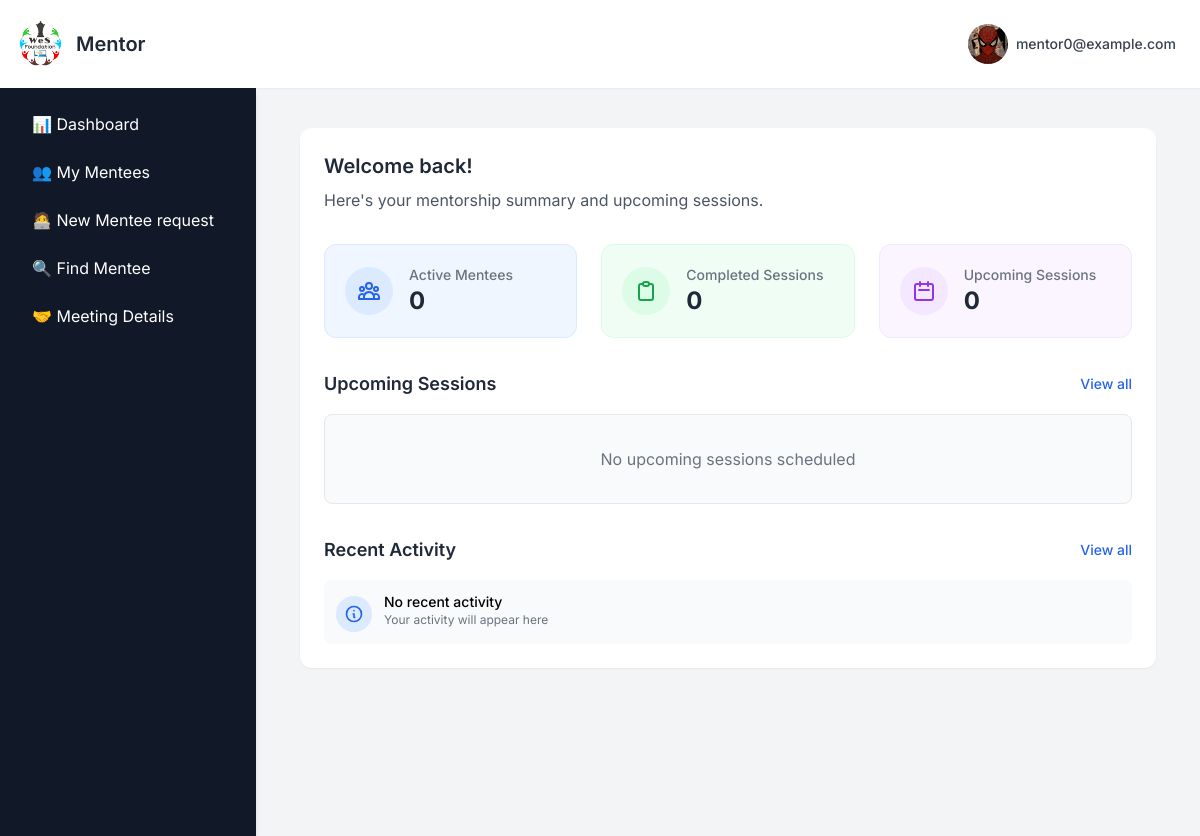
The page /mentordashboard (signed in) on the database its author committed.
### app.py (models this page shows, shortened)
class MentorProfile(db.Model):
    __tablename__="mentor_profile"
    id = db.Column(db.Integer, primary_key=True)
    user_id= db.Column(db.Integer, db.ForeignKey("signup_details.id"),nullable=False)
    profession = db.Column(db.String(100))
    skills = db.Column(db.Text)  # New field - comma separated skills
    role = db.Column(db.String(100))  # New field - job role/position
    industry_sector = db.Column(db.String(100))  # New field - industry/sector
    organisation = db.Column(db.String(150))
    years_of_experience = db.Column(db.String(100))
    whatsapp = db.Column(db.String(20))
    location = db.Column(db.String(100))  # New field - country
    education = db.Column(db.String(150))
    language = db.Column(db.String(100))  # Can store multiple languages comma separated
    linkedin_link = db.Column(db.String(200))  # New field
    github_link = db.Column(db.String(200))  # New field
    portfolio_link = db.Column(db.String(200))  # New field
    other_social_link = db.Column(db.String(200))
    mentorship_topics = db.Column(db.Text)  # New field - topics they can mentor on
    mentorship_type_preference = db.Column(db.String(200))  # New field - school, women, etc.
    preferred_communication = db.Column(db.String(100))  # online, offline, hybrid
    availability = db.Column(db.String(100))
    connect_frequency = db.Column(db.String(100))
    preferred_duration = db.Column(db.String(100))  # New field - 1 month, 6 months, etc.
    why_mentor = db.Column(db.Text)  # Changed from "why become mentor" to "why mentor"
    mentorship_philosophy = db.Column(db.Text)  # New field
    mentorship_motto = db.Column(db.String(300))  # New field
    additional_info = db.Column(db.Text)
    profile_picture = db.Column(db.String(100))
    status = db.Column(db.String(20), default="pending")

class User(db.Model):
    __tablename__ = "signup_details"
    id = db.Column(db.Integer, primary_key=True)
    name = db.Column(db.String(100), nullable=False)
    email = db.Column(db.String(100), unique=True, nullable=False)
    password = db.Column(db.String(200), nullable=False)   # length thoda bada
    user_type = db.Column(db.String(10), nullable=False)
    mentor_profile = db.relationship("MentorProfile", backref="user", uselist=False)

### app.py (the view, shortened to what this page needs)
@app.route("/mentordashboard", methods=["GET", "POST"])
def mentordashboard():
    if "email" not in session or session.get("user_type") != "1":  # Only mentors
        return redirect(url_for("signin"))
    mentor_id = session.get("user_id")
    user = User.query.filter_by(email=session["email"]).first()
    profile_complete = check_profile_complete(user.id, "1")
    mentor = User.query.filter_by(email=session["email"]).first()
    if not mentor:
            flash("Mentor profile not found.", "error")
            return redirect(url_for("signin"))
    incoming_requests = MentorshipRequest.query.filter_by(
            mentor_id=mentor.id
        ).all()
    all_mentees = MenteeProfile.query.all()
    streams = [row.stream for row in MenteeProfile.query.with_entities(MenteeProfile.stream).distinct() if row.stream]
    schools = [row.school_college_name for row in MenteeProfile.query.with_entities(MenteeProfile.school_college_name).distinct() if row.school_college_name]
    goals = [row.goal for row in MenteeProfile.query.with_entities(MenteeProfile.goal).distinct() if row.goal]
    example_mentee = None
    if incoming_requests and incoming_requests[0].mentee:
            example_mentee = incoming_requests[0].mentee
    mentor_info = {
            "full_name": mentor.name,
            "username": mentor.email,
            "date_time": datetime.now().strftime("%d-%m-%Y %H:%M:%S")
        }
    query = MenteeProfile.query.join(User, MenteeProfile.user_id == User.id)
    search_query = request.args.get("search", "").lower()
    stream_filter = request.args.get("stream", "")
    school_filter = request.args.get("school", "")
    goal_filter = request.args.get("goal", "")
    if stream_filter:
        query = query.filter(MenteeProfile.stream == stream_filter)
    if school_filter:
        query = query.filter(MenteeProfile.school_college_name == school_filter)
    if goal_filter:
        query = query.filter(MenteeProfile.goal == goal_filter)
    all_mentees = query.all()
    streams = sorted({m.stream for m in MenteeProfile.query.distinct() if m.stream})
    schools = sorted({m.school_college_name for m in MenteeProfile.query.distinct() if m.school_college_name})
    goals = sorted({m.goal for m in MenteeProfile.query.distinct() if m.goal})
    return render_template(
        "mentordashboard.html",
        mentorship_requests=incoming_requests,
        all_mentees=all_mentees,
        streams=streams,
        schools=schools,
        goals=goals,
        incoming_requests=incoming_requests,
        mentor_info=mentor_info,
        active_section="dashboard",
        show_sidebar=True,
        mentee=example_mentee,
        profile_complete=profile_complete
    )

### templates/mentordashboard.html (shortened to what this page needs)
{% extends "base2.html" %}
{% block user %}Mentor{% endblock %}
{% block content %}
  <main class="max-w-7xl mx-auto px-2 sm:px-3 lg:px-3 py-2">
  <section id="dashboard" class="p-6 bg-white rounded-xl shadow-sm">
    <div class="mb-8">
      <h2 class="text-xl font-semibold text-gray-800 mb-2">Welcome back!</h2>
      <p class="text-gray-600">Here's your mentorship summary and upcoming sessions.</p>
    </div>
    <div class="grid grid-cols-1 md:grid-cols-3 gap-6 mb-8">
      <div class="bg-blue-50 p-5 rounded-xl border border-blue-100">
        <div class="flex items-center">
          <div class="rounded-full bg-blue-100 p-3 mr-4">
          </div>
          <div>
            <p class="text-sm font-medium text-gray-500">Active Mentees</p>
            <p class="text-2xl font-bold text-gray-800">{{ my_mentees|length if my_mentees else 0 }}</p>
          </div>
        </div>
      </div>
      <div class="bg-green-50 p-5 rounded-xl border border-green-100">
        <div class="flex items-center">
          <div class="rounded-full bg-green-100 p-3 mr-4">
          </div>
          <div>
            <p class="text-sm font-medium text-gray-500">Completed Sessions</p>
            <p class="text-2xl font-bold text-gray-800">{{ completed_sessions if completed_sessions else 0 }}</p>
          </div>
        </div>
      </div>
      <div class="bg-purple-50 p-5 rounded-xl border border-purple-100">
        <div class="flex items-center">
          <div class="rounded-full bg-purple-100 p-3 mr-4">
            <svg xmlns="http://www.w3.org/2000/svg" class="h-6 w-6 text-purple-600" fill="none" viewBox="0 0 24 24" stroke="currentColor">
              <path stroke-linecap="round" stroke-linejoin="round" stroke-width="2" d="M8 7V3m8 4V3m-9 8h10M5 21h14a2 2 0 002-2V7a2 2 0 00-2-2H5a2 2 0 00-2 2v12a2 2 0 002 2z" />
            </svg>
          </div>
          <div>
            <p class="text-sm font-medium text-gray-500">Upcoming Sessions</p>
            <p class="text-2xl font-bold text-gray-800">{{ upcoming_sessions if upcoming_sessions else 0 }}</p>
          </div>
        </div>
      </div>
    </div>
    <div class="mb-8">
      <div class="flex justify-between items-center mb-4">
        <h3 class="text-lg font-semibold text-gray-800">Upcoming Sessions</h3>
        <a href="#" class="text-sm text-blue-600 hover:text-blue-800 font-medium">View all</a>
      </div>
      <div class="bg-gray-50 rounded-lg border border-gray-200 p-4">
        {% if upcoming_sessions_list and upcoming_sessions_list|length > 0 %}
          {% for session in upcoming_sessions_list %}
          <div class="flex justify-between items-center py-3 border-b border-gray-200 last:border-b-0">
            <div>
              <p class="font-medium">{{ session.mentee_name }}</p>
              <p class="text-sm text-gray-500">{{ session.date }} at {{ session.time }}</p>
            </div>
            <button class="px-3 py-1 bg-blue-100 text-blue-700 rounded-lg text-sm">Details</button>
          </div>
          {% endfor %}
        {% else %}
          <p class="text-gray-500 text-center py-4">No upcoming sessions scheduled</p>
        {% endif %}
      </div>
    </div>
    <div>
      <div class="flex justify-between items-center mb-4">
        <h3 class="text-lg font-semibold text-gray-800">Recent Activity</h3>
        <a href="#" class="text-sm text-blue-600 hover:text-blue-800 font-medium">View all</a>
      </div>
      <div class="space-y-3">
        {% if recent_activities and recent_activities|length > 0 %}
          {% for activity in recent_activities %}
          <div class="flex items-start p-3 bg-gray-50 rounded-lg">
            <div class="rounded-full bg-blue-100 p-2 mr-3 mt-1">
              <svg xmlns="http://www.w3.org/2000/svg" class="h-5 w-5 text-blue-600" fill="none" viewBox="0 0 24 24" stroke="currentColor">
                <path stroke-linecap="round" stroke-linejoin="round" stroke-width="2" d="M13 16h-1v-4h-1m1-4h.01M21 12a9 9 0 11-18 0 9 9 0 0118 0z" />
              </svg>
            </div>
            <div>
              <p class="text-sm font-medium">{{ activity.message }}</p>
              <p class="text-xs text-gray-500">{{ activity.time }}</p>
            </div>
          </div>
          {% endfor %}
        {% else %}
          <div class="flex items-start p-3 bg-gray-50 rounded-lg">
            <div class="rounded-full bg-blue-100 p-2 mr-3 mt-1">
              <svg xmlns="http://www.w3.org/2000/svg" class="h-5 w-5 text-blue-600" fill="none" viewBox="0 0 24 24" stroke="currentColor">
                <path stroke-linecap="round" stroke-linejoin="round" stroke-width="2" d="M13 16h-1v-4h-1m1-4h.01M21 12a9 9 0 11-18 0 9 9 0 0118 0z" />
              </svg>
            </div>
            <div>
              <p class="text-sm font-medium">No recent activity</p>
              <p class="text-xs text-gray-500">Your activity will appear here</p>
            </div>
          </div>
        {% endif %}
      </div>
    </div>
  </section>
</main>
{% endblock %}

### templates/base2.html (shortened to what this page needs)
<!DOCTYPE html>
<html lang="en">
<head>
    <script src="https://cdn.tailwindcss.com"></script>
</head>
<body class="flex flex-col h-screen overflow-hidden">
    <nav class="bg-white shadow-sm p-4 flex justify-between items-center z-10">
        <div class="flex items-center space-x-2">
            <a href="
            {% if session.get('user_type') == '0' %}
                {{ url_for('supervisordashboard') }}
            {% elif session.get('user_type') == '1' %}
                {{ url_for('mentordashboard') }}
            {% elif session.get('user_type') == '2' %}
                {{ url_for('menteedashboard') }}
            {% else %}
                {{ url_for('home') }}
            {% endif %}
            " class="flex items-center">
                <img src="{{ url_for('static', filename='img/logo.jpg') }}" alt="LOGO" class="h-12 w-12 rounded-full mr-3">
                <span class="text-xl font-semibold text-gray-800">{% block user %}{% endblock %}</span>
            </a>
        </div>
        <div class="relative">
            <button id="profile-dropdown-btn" class="group flex items-center space-x-2 p-2 rounded-full hover:bg-gray-600 hover:text-white transition-colors duration-200 focus:outline-none focus:ring focus:ring-blue-300">
                <div class="top-right-profile">
                    {% if current_user_profile_pic and current_user_profile_pic != 'default.png' %}
                        <img src="{{ url_for('static', filename='uploads/' + current_user_profile_pic) }}"
                             alt="Profile Picture" class="w-10 h-10 rounded-full object-cover">
                    {% else %}
                        <img src="{{ url_for('static', filename='uploads/default.png') }}"
                             alt="Profile Picture" class="w-10 h-10 rounded-full object-cover">
                    {% endif %}
                </div>
                <span class="text-sm font-medium text-gray-700 group-hover:text-white hidden sm:block">{{ session.get('email') }}</span>
            </button>
        </div>
    </nav>
    <div class="flex flex-1 overflow-hidden">
        {% if show_sidebar %}
            <aside id="sidebar"
                   class="fixed inset-y-0 left-0 w-64 bg-gray-900 shadow-md p-4 space-y-2 overflow-y-auto
                          transform -translate-x-full transition-transform duration-200 ease-in-out
                          md:relative md:translate-x-0 z-20">
                {% if session.get('user_type') == '0' %}
                    <a href="{{ url_for('supervisordashboard')}}"
                       class="block px-4 py-2 text-white hover:bg-gray-600 rounded-md">
                       📊 Dashboard
                    </a>
                    <a href="{{ url_for('supervisor_find_mentor')}}"
                       class="block px-4 py-2 text-white hover:bg-gray-600 rounded-md">
                       🎓 Mentors
                    </a>
                    <a href="{{ url_for('supervisor_find_mentee')}}"
                       class="block px-4 py-2 text-white hover:bg-gray-600 rounded-md">
                       👥 Mentees
                    </a>
                    <a href="{{ url_for('view_requests')}}"
                       class="block px-4 py-2 text-white hover:bg-gray-600 rounded-md">
                       📩 Requests
                    </a>
                    <a href="{{ url_for('supervisor_meeting_details')}}"
                       class="block px-4 py-2 text-white hover:bg-gray-600 rounded-md">
                        🤝 Meeting Details
                    </a>
                {% elif session.get('user_type') == '1' %}
                    <a href="{{ url_for('mentordashboard')}}"
                       class="block px-4 py-2 text-white hover:bg-gray-600 rounded-md">
                       📊 Dashboard
                    </a>
                    <a href="{{ url_for('my_mentees')}}"
                       class="block px-4 py-2 text-white hover:bg-gray-600 rounded-md">
                       👥 My Mentees
                    </a>
                    <a href="{{ url_for('mentor_mentorship_request')}}"
                       class="block px-4 py-2 text-white hover:bg-gray-600 rounded-md">
                       🧑‍💻 New Mentee request
                    </a>
                    <a href="{{ url_for('find_mentees')}}"
                       class="block px-4 py-2 text-white hover:bg-gray-600 rounded-md">
                       🔍 Find Mentee
                    </a>
                    <a href="{{ url_for('mentor_meeting_details')}}"
                       class="block px-4 py-2 text-white hover:bg-gray-600 rounded-md">
                        🤝 Meeting Details
                    </a>
                {% endif %}
            </aside>
        {% endif %}
        <main class="flex-1 p-8 overflow-y-auto pb-40">
            {% block content %}{% endblock %}
        </main>
    </div>
</body>
</html>

### rows shown on the page
MentorProfile: profile_picture (picture)
User: get "mentor0@example.com"

### other values the page prints
{{ my_mentees|length if my_mentees else 0 }} "0"
{{ completed_sessions if completed_sessions else 0 }} "0"
{{ upcoming_sessions if upcoming_sessions else 0 }} "0"
